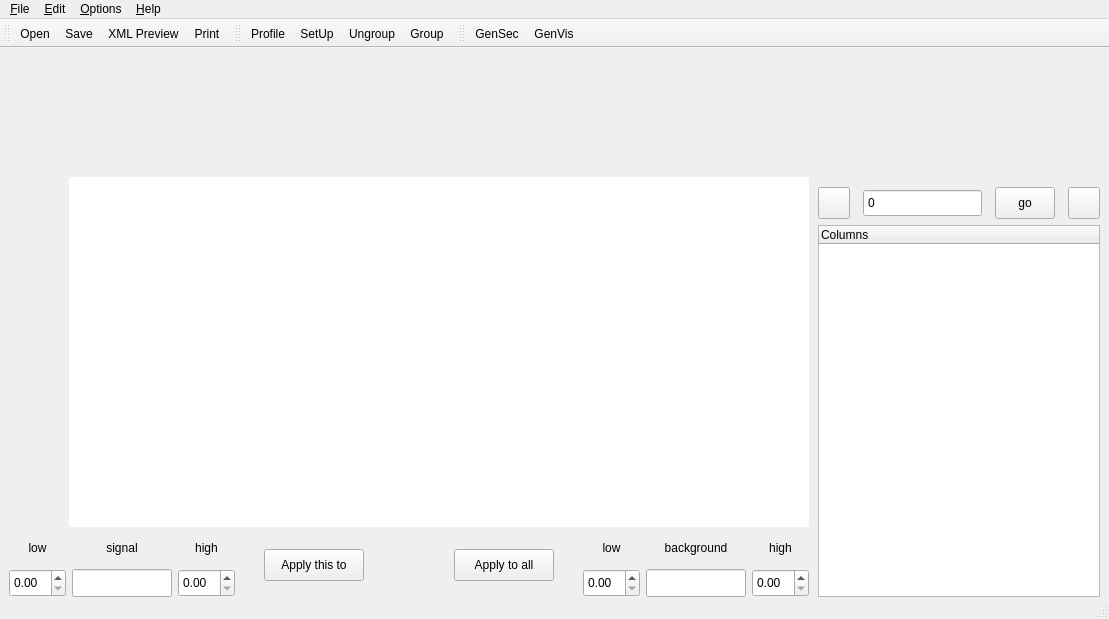
<?xml version="1.0" encoding="UTF-8"?>
<ui version="4.0">
 <class>main_window</class>
 <widget class="QMainWindow" name="main_window">
  <property name="geometry">
   <rect>
    <x>0</x>
    <y>0</y>
    <width>1109</width>
    <height>619</height>
   </rect>
  </property>
  <property name="windowTitle">
   <string>GenRep</string>
  </property>
  <property name="windowIcon">
   <iconset resource="../../img/img.qrc">
    <normaloff>:/resources/img/logos/genrep.svg</normaloff>:/resources/img/logos/genrep.svg</iconset>
  </property>
  <widget class="QWidget" name="central_widget">
   <layout class="QGridLayout" name="gridLayout">
    <property name="leftMargin">
     <number>0</number>
    </property>
    <property name="topMargin">
     <number>0</number>
    </property>
    <property name="rightMargin">
     <number>0</number>
    </property>
    <property name="bottomMargin">
     <number>0</number>
    </property>
    <property name="spacing">
     <number>0</number>
    </property>
    <item row="0" column="0">
     <widget class="QTabWidget" name="tab_widget">
      <property name="tabShape">
       <enum>QTabWidget::Rounded</enum>
      </property>
      <property name="currentIndex">
       <number>-1</number>
      </property>
      <property name="elideMode">
       <enum>Qt::ElideRight</enum>
      </property>
      <property name="documentMode">
       <bool>true</bool>
      </property>
      <property name="tabsClosable">
       <bool>true</bool>
      </property>
      <property name="movable">
       <bool>true</bool>
      </property>
      <property name="tabBarAutoHide">
       <bool>false</bool>
      </property>
     </widget>
    </item>
    <item row="1" column="0">
     <widget class="QWidget" name="animation_area" native="true">
      <layout class="QVBoxLayout" name="verticalLayout_2">
       <property name="spacing">
        <number>0</number>
       </property>
       <property name="leftMargin">
        <number>0</number>
       </property>
       <property name="topMargin">
        <number>0</number>
       </property>
       <property name="rightMargin">
        <number>0</number>
       </property>
       <property name="bottomMargin">
        <number>0</number>
       </property>
       <item>
        <widget class="QLabel" name="animation_handler">
         <property name="maximumSize">
          <size>
           <width>100000</width>
           <height>16</height>
          </size>
         </property>
         <property name="cursor">
          <cursorShape>ClosedHandCursor</cursorShape>
         </property>
         <property name="toolTip">
          <string>Double click to Show/Hide Plot</string>
         </property>
         <property name="statusTip">
          <string>Show/Hide Plot</string>
         </property>
         <property name="text">
          <string/>
         </property>
        </widget>
       </item>
       <item>
        <widget class="QWidget" name="conainer" native="true">
         <layout class="QHBoxLayout" name="horizontalLayout_2">
          <property name="spacing">
           <number>0</number>
          </property>
          <property name="leftMargin">
           <number>0</number>
          </property>
          <property name="topMargin">
           <number>0</number>
          </property>
          <property name="rightMargin">
           <number>0</number>
          </property>
          <property name="bottomMargin">
           <number>0</number>
          </property>
          <item>
           <widget class="QWidget" name="left_area" native="true">
            <property name="minimumSize">
             <size>
              <width>0</width>
              <height>0</height>
             </size>
            </property>
            <layout class="QVBoxLayout" name="verticalLayout_10">
             <property name="topMargin">
              <number>0</number>
             </property>
             <property name="rightMargin">
              <number>0</number>
             </property>
             <property name="bottomMargin">
              <number>0</number>
             </property>
             <item>
              <widget class="QWidget" name="plot_and_tool_bar_area" native="true">
               <property name="sizePolicy">
                <sizepolicy hsizetype="Preferred" vsizetype="Expanding">
                 <horstretch>0</horstretch>
                 <verstretch>0</verstretch>
                </sizepolicy>
               </property>
               <layout class="QHBoxLayout" name="horizontalLayout">
                <property name="spacing">
                 <number>0</number>
                </property>
                <property name="leftMargin">
                 <number>0</number>
                </property>
                <property name="topMargin">
                 <number>0</number>
                </property>
                <property name="rightMargin">
                 <number>0</number>
                </property>
                <property name="bottomMargin">
                 <number>0</number>
                </property>
                <item>
                 <widget class="QWidget" name="tool_bar_area" native="true">
                  <property name="minimumSize">
                   <size>
                    <width>60</width>
                    <height>0</height>
                   </size>
                  </property>
                  <property name="maximumSize">
                   <size>
                    <width>60</width>
                    <height>16777215</height>
                   </size>
                  </property>
                  <layout class="QVBoxLayout" name="verticalLayout"/>
                 </widget>
                </item>
                <item>
                 <widget class="PlotWidget" name="plot_area">
                  <property name="minimumSize">
                   <size>
                    <width>0</width>
                    <height>350</height>
                   </size>
                  </property>
                  <property name="frameShape">
                   <enum>QFrame::NoFrame</enum>
                  </property>
                  <property name="frameShadow">
                   <enum>QFrame::Plain</enum>
                  </property>
                  <property name="lineWidth">
                   <number>0</number>
                  </property>
                 </widget>
                </item>
               </layout>
              </widget>
             </item>
             <item>
              <layout class="QHBoxLayout" name="indicators">
               <property name="spacing">
                <number>6</number>
               </property>
               <property name="sizeConstraint">
                <enum>QLayout::SetDefaultConstraint</enum>
               </property>
               <item>
                <layout class="QHBoxLayout" name="signal_indicators">
                 <item>
                  <layout class="QVBoxLayout" name="signal_low_indicator">
                   <item>
                    <widget class="QLabel" name="signal_low_label">
                     <property name="minimumSize">
                      <size>
                       <width>0</width>
                       <height>30</height>
                      </size>
                     </property>
                     <property name="maximumSize">
                      <size>
                       <width>16777215</width>
                       <height>30</height>
                      </size>
                     </property>
                     <property name="text">
                      <string>low</string>
                     </property>
                     <property name="alignment">
                      <set>Qt::AlignCenter</set>
                     </property>
                    </widget>
                   </item>
                   <item>
                    <widget class="ValuesSpinBox" name="signal_low">
                     <property name="minimumSize">
                      <size>
                       <width>0</width>
                       <height>28</height>
                      </size>
                     </property>
                     <property name="toolTip">
                      <string>Low channel to signal area</string>
                     </property>
                     <property name="statusTip">
                      <string>Low channel to signal area</string>
                     </property>
                    </widget>
                   </item>
                  </layout>
                 </item>
                 <item>
                  <layout class="QVBoxLayout" name="signal_indicator">
                   <item>
                    <widget class="QLabel" name="signal_label">
                     <property name="minimumSize">
                      <size>
                       <width>0</width>
                       <height>30</height>
                      </size>
                     </property>
                     <property name="maximumSize">
                      <size>
                       <width>16777215</width>
                       <height>30</height>
                      </size>
                     </property>
                     <property name="text">
                      <string>signal</string>
                     </property>
                     <property name="alignment">
                      <set>Qt::AlignCenter</set>
                     </property>
                    </widget>
                   </item>
                   <item>
                    <widget class="QLineEdit" name="signal">
                     <property name="minimumSize">
                      <size>
                       <width>100</width>
                       <height>28</height>
                      </size>
                     </property>
                     <property name="maximumSize">
                      <size>
                       <width>100</width>
                       <height>16777215</height>
                      </size>
                     </property>
                     <property name="toolTip">
                      <string>Count of signal area</string>
                     </property>
                     <property name="statusTip">
                      <string>Count of signal area</string>
                     </property>
                     <property name="readOnly">
                      <bool>true</bool>
                     </property>
                    </widget>
                   </item>
                  </layout>
                 </item>
                 <item>
                  <layout class="QVBoxLayout" name="signal_high_indicator">
                   <item>
                    <widget class="QLabel" name="signal_high_label">
                     <property name="minimumSize">
                      <size>
                       <width>0</width>
                       <height>30</height>
                      </size>
                     </property>
                     <property name="maximumSize">
                      <size>
                       <width>16777215</width>
                       <height>30</height>
                      </size>
                     </property>
                     <property name="text">
                      <string>high</string>
                     </property>
                     <property name="alignment">
                      <set>Qt::AlignCenter</set>
                     </property>
                    </widget>
                   </item>
                   <item>
                    <widget class="ValuesSpinBox" name="signal_high">
                     <property name="minimumSize">
                      <size>
                       <width>0</width>
                       <height>28</height>
                      </size>
                     </property>
                     <property name="toolTip">
                      <string>High channel to signal area</string>
                     </property>
                     <property name="statusTip">
                      <string>High channel to signal area</string>
                     </property>
                    </widget>
                   </item>
                  </layout>
                 </item>
                </layout>
               </item>
               <item>
                <spacer name="horizontal_spacer_1">
                 <property name="orientation">
                  <enum>Qt::Horizontal</enum>
                 </property>
                 <property name="sizeHint" stdset="0">
                  <size>
                   <width>50</width>
                   <height>20</height>
                  </size>
                 </property>
                </spacer>
               </item>
               <item>
                <layout class="QHBoxLayout" name="plot_apply_buttons_area">
                 <item>
                  <widget class="QPushButton" name="apply_to">
                   <property name="minimumSize">
                    <size>
                     <width>100</width>
                     <height>32</height>
                    </size>
                   </property>
                   <property name="text">
                    <string>Apply this to</string>
                   </property>
                  </widget>
                 </item>
                 <item>
                  <spacer name="horizontal_spacer">
                   <property name="orientation">
                    <enum>Qt::Horizontal</enum>
                   </property>
                   <property name="sizeHint" stdset="0">
                    <size>
                     <width>110</width>
                     <height>20</height>
                    </size>
                   </property>
                  </spacer>
                 </item>
                 <item>
                  <widget class="QPushButton" name="apply_all">
                   <property name="minimumSize">
                    <size>
                     <width>100</width>
                     <height>32</height>
                    </size>
                   </property>
                   <property name="text">
                    <string>Apply to all</string>
                   </property>
                  </widget>
                 </item>
                </layout>
               </item>
               <item>
                <spacer name="horizontal_spacer_2">
                 <property name="orientation">
                  <enum>Qt::Horizontal</enum>
                 </property>
                 <property name="sizeHint" stdset="0">
                  <size>
                   <width>50</width>
                   <height>20</height>
                  </size>
                 </property>
                </spacer>
               </item>
               <item>
                <layout class="QHBoxLayout" name="background_indicators">
                 <item>
                  <layout class="QVBoxLayout" name="background_low_indicator">
                   <item>
                    <widget class="QLabel" name="background_low_label">
                     <property name="minimumSize">
                      <size>
                       <width>0</width>
                       <height>30</height>
                      </size>
                     </property>
                     <property name="maximumSize">
                      <size>
                       <width>16777215</width>
                       <height>30</height>
                      </size>
                     </property>
                     <property name="text">
                      <string>low</string>
                     </property>
                     <property name="alignment">
                      <set>Qt::AlignCenter</set>
                     </property>
                    </widget>
                   </item>
                   <item>
                    <widget class="ValuesSpinBox" name="background_low">
                     <property name="minimumSize">
                      <size>
                       <width>0</width>
                       <height>28</height>
                      </size>
                     </property>
                     <property name="toolTip">
                      <string>Low channel to background area</string>
                     </property>
                     <property name="statusTip">
                      <string>Low channel to background area</string>
                     </property>
                    </widget>
                   </item>
                  </layout>
                 </item>
                 <item>
                  <layout class="QVBoxLayout" name="background_indicator">
                   <item>
                    <widget class="QLabel" name="background_label">
                     <property name="minimumSize">
                      <size>
                       <width>0</width>
                       <height>30</height>
                      </size>
                     </property>
                     <property name="maximumSize">
                      <size>
                       <width>16777215</width>
                       <height>30</height>
                      </size>
                     </property>
                     <property name="text">
                      <string>background</string>
                     </property>
                     <property name="alignment">
                      <set>Qt::AlignCenter</set>
                     </property>
                    </widget>
                   </item>
                   <item>
                    <widget class="QLineEdit" name="background">
                     <property name="minimumSize">
                      <size>
                       <width>100</width>
                       <height>28</height>
                      </size>
                     </property>
                     <property name="maximumSize">
                      <size>
                       <width>100</width>
                       <height>16777215</height>
                      </size>
                     </property>
                     <property name="toolTip">
                      <string>Count of background area</string>
                     </property>
                     <property name="statusTip">
                      <string>Count of background area</string>
                     </property>
                     <property name="readOnly">
                      <bool>true</bool>
                     </property>
                    </widget>
                   </item>
                  </layout>
                 </item>
                 <item>
                  <layout class="QVBoxLayout" name="background_high_indicator">
                   <item>
                    <widget class="QLabel" name="background_high_label">
                     <property name="minimumSize">
                      <size>
                       <width>0</width>
                       <height>30</height>
                      </size>
                     </property>
                     <property name="maximumSize">
                      <size>
                       <width>16777215</width>
                       <height>30</height>
                      </size>
                     </property>
                     <property name="text">
                      <string>high</string>
                     </property>
                     <property name="alignment">
                      <set>Qt::AlignCenter</set>
                     </property>
                    </widget>
                   </item>
                   <item>
                    <widget class="ValuesSpinBox" name="background_high">
                     <property name="minimumSize">
                      <size>
                       <width>0</width>
                       <height>28</height>
                      </size>
                     </property>
                     <property name="toolTip">
                      <string>High channel to background area</string>
                     </property>
                     <property name="statusTip">
                      <string>High channel to background area</string>
                     </property>
                    </widget>
                   </item>
                  </layout>
                 </item>
                </layout>
               </item>
              </layout>
             </item>
            </layout>
           </widget>
          </item>
          <item>
           <widget class="QWidget" name="right_area" native="true">
            <property name="minimumSize">
             <size>
              <width>300</width>
              <height>0</height>
             </size>
            </property>
            <property name="maximumSize">
             <size>
              <width>300</width>
              <height>16777215</height>
             </size>
            </property>
            <layout class="QVBoxLayout" name="verticalLayout_11">
             <property name="topMargin">
              <number>10</number>
             </property>
             <property name="bottomMargin">
              <number>0</number>
             </property>
             <item>
              <layout class="QHBoxLayout" name="current_row_handlers">
               <property name="spacing">
                <number>13</number>
               </property>
               <item>
                <widget class="QToolButton" name="tool_button_previous">
                 <property name="minimumSize">
                  <size>
                   <width>0</width>
                   <height>32</height>
                  </size>
                 </property>
                 <property name="toolTip">
                  <string>Previous</string>
                 </property>
                 <property name="statusTip">
                  <string>Go to the previous sample.</string>
                 </property>
                 <property name="text">
                  <string/>
                 </property>
                 <property name="icon">
                  <iconset resource="../../img/img.qrc">
                   <normaloff>:/resources/img/icons/arrow_left.svg</normaloff>:/resources/img/icons/arrow_left.svg</iconset>
                 </property>
                 <property name="iconSize">
                  <size>
                   <width>24</width>
                   <height>24</height>
                  </size>
                 </property>
                </widget>
               </item>
               <item>
                <widget class="QSpinBox" name="current_row">
                 <property name="minimumSize">
                  <size>
                   <width>0</width>
                   <height>28</height>
                  </size>
                 </property>
                 <property name="toolTip">
                  <string>Current sample</string>
                 </property>
                 <property name="statusTip">
                  <string>Current sample</string>
                 </property>
                 <property name="buttonSymbols">
                  <enum>QAbstractSpinBox::NoButtons</enum>
                 </property>
                </widget>
               </item>
               <item>
                <widget class="QPushButton" name="push_button_go">
                 <property name="minimumSize">
                  <size>
                   <width>60</width>
                   <height>32</height>
                  </size>
                 </property>
                 <property name="maximumSize">
                  <size>
                   <width>40</width>
                   <height>16777215</height>
                  </size>
                 </property>
                 <property name="toolTip">
                  <string>Go</string>
                 </property>
                 <property name="statusTip">
                  <string>Go to the selected sample.</string>
                 </property>
                 <property name="styleSheet">
                  <string notr="true">text-align:center;</string>
                 </property>
                 <property name="text">
                  <string>go</string>
                 </property>
                </widget>
               </item>
               <item>
                <widget class="QToolButton" name="tool_button_next">
                 <property name="minimumSize">
                  <size>
                   <width>0</width>
                   <height>32</height>
                  </size>
                 </property>
                 <property name="toolTip">
                  <string>Next</string>
                 </property>
                 <property name="statusTip">
                  <string>Go to the next sample.</string>
                 </property>
                 <property name="text">
                  <string/>
                 </property>
                 <property name="icon">
                  <iconset resource="../../img/img.qrc">
                   <normaloff>:/resources/img/icons/arrow_right.svg</normaloff>:/resources/img/icons/arrow_right.svg</iconset>
                 </property>
                 <property name="iconSize">
                  <size>
                   <width>24</width>
                   <height>24</height>
                  </size>
                 </property>
                </widget>
               </item>
              </layout>
             </item>
             <item>
              <widget class="QTreeWidget" name="columns_list">
               <property name="focusPolicy">
                <enum>Qt::ClickFocus</enum>
               </property>
               <property name="tabKeyNavigation">
                <bool>true</bool>
               </property>
               <column>
                <property name="text">
                 <string>Columns</string>
                </property>
               </column>
              </widget>
             </item>
            </layout>
            <zorder></zorder>
            <zorder>columns_list</zorder>
           </widget>
          </item>
         </layout>
        </widget>
       </item>
      </layout>
     </widget>
    </item>
   </layout>
  </widget>
  <widget class="QMenuBar" name="menubar">
   <property name="geometry">
    <rect>
     <x>0</x>
     <y>0</y>
     <width>1109</width>
     <height>19</height>
    </rect>
   </property>
   <widget class="QMenu" name="menu_file">
    <property name="title">
     <string>&amp;File</string>
    </property>
    <widget class="QMenu" name="menu_recent_files">
     <property name="title">
      <string>&amp;Recent Files</string>
     </property>
     <property name="icon">
      <iconset resource="../../img/img.qrc">
       <normaloff>:/resources/img/icons/open_recent.svg</normaloff>:/resources/img/icons/open_recent.svg</iconset>
     </property>
    </widget>
    <addaction name="action_open"/>
    <addaction name="menu_recent_files"/>
    <addaction name="separator"/>
    <addaction name="action_save"/>
    <addaction name="action_save_as"/>
    <addaction name="action_save_all"/>
    <addaction name="separator"/>
    <addaction name="action_print"/>
    <addaction name="separator"/>
    <addaction name="action_close"/>
    <addaction name="action_quit"/>
   </widget>
   <widget class="QMenu" name="menu_edit">
    <property name="title">
     <string>&amp;Edit</string>
    </property>
    <addaction name="action_undo"/>
    <addaction name="action_redo"/>
    <addaction name="separator"/>
    <addaction name="action_group"/>
    <addaction name="action_ungroup"/>
    <addaction name="action_association_by_criteria"/>
    <addaction name="action_ungroup_all"/>
    <addaction name="separator"/>
    <addaction name="action_profile"/>
   </widget>
   <widget class="QMenu" name="menu_options">
    <property name="title">
     <string>&amp;Options</string>
    </property>
    <addaction name="action_setup"/>
    <addaction name="action_association_colors"/>
    <addaction name="separator"/>
    <addaction name="action_preview"/>
    <addaction name="separator"/>
    <addaction name="action_settings"/>
   </widget>
   <widget class="QMenu" name="menu_help">
    <property name="title">
     <string>&amp;Help</string>
    </property>
    <addaction name="action_help"/>
    <addaction name="separator"/>
    <addaction name="action_about_genrep"/>
    <addaction name="action_about"/>
   </widget>
   <addaction name="menu_file"/>
   <addaction name="menu_edit"/>
   <addaction name="menu_options"/>
   <addaction name="menu_help"/>
  </widget>
  <widget class="QStatusBar" name="statusbar"/>
  <widget class="QToolBar" name="standart_toolbar">
   <property name="windowTitle">
    <string>Standard Bar</string>
   </property>
   <attribute name="toolBarArea">
    <enum>TopToolBarArea</enum>
   </attribute>
   <attribute name="toolBarBreak">
    <bool>false</bool>
   </attribute>
   <addaction name="action_open"/>
   <addaction name="action_save"/>
   <addaction name="action_preview"/>
   <addaction name="action_print"/>
  </widget>
  <widget class="QToolBar" name="tools_toolbar">
   <property name="windowTitle">
    <string>Tools Bar</string>
   </property>
   <attribute name="toolBarArea">
    <enum>TopToolBarArea</enum>
   </attribute>
   <attribute name="toolBarBreak">
    <bool>false</bool>
   </attribute>
   <addaction name="action_profile"/>
   <addaction name="action_setup"/>
   <addaction name="action_ungroup"/>
   <addaction name="action_group"/>
  </widget>
  <widget class="QToolBar" name="applications_toolbar">
   <property name="windowTitle">
    <string>Applications Bar</string>
   </property>
   <attribute name="toolBarArea">
    <enum>TopToolBarArea</enum>
   </attribute>
   <attribute name="toolBarBreak">
    <bool>false</bool>
   </attribute>
   <addaction name="action_exec_gensec"/>
   <addaction name="action_exec_genvis"/>
  </widget>
  <action name="action_new">
   <property name="icon">
    <iconset resource="../../img/img.qrc">
     <normaloff>:/resources/img/icons/new.svg</normaloff>:/resources/img/icons/new.svg</iconset>
   </property>
   <property name="text">
    <string>&amp;New</string>
   </property>
   <property name="statusTip">
    <string>Create a new file.</string>
   </property>
   <property name="shortcut">
    <string>Ctrl+N</string>
   </property>
  </action>
  <action name="action_open">
   <property name="icon">
    <iconset resource="../../img/img.qrc">
     <normaloff>:/resources/img/icons/open.svg</normaloff>:/resources/img/icons/open.svg</iconset>
   </property>
   <property name="text">
    <string>&amp;Open</string>
   </property>
   <property name="statusTip">
    <string>Open an existing file.</string>
   </property>
   <property name="shortcut">
    <string>Ctrl+O</string>
   </property>
  </action>
  <action name="action_save">
   <property name="icon">
    <iconset resource="../../img/img.qrc">
     <normaloff>:/resources/img/icons/save.svg</normaloff>:/resources/img/icons/save.svg</iconset>
   </property>
   <property name="text">
    <string>&amp;Save</string>
   </property>
   <property name="statusTip">
    <string>Save the current document on disk.</string>
   </property>
   <property name="shortcut">
    <string>Ctrl+S</string>
   </property>
  </action>
  <action name="action_save_as">
   <property name="icon">
    <iconset resource="../../img/img.qrc">
     <normaloff>:/resources/img/icons/save_as.svg</normaloff>:/resources/img/icons/save_as.svg</iconset>
   </property>
   <property name="text">
    <string>Save &amp;As</string>
   </property>
   <property name="statusTip">
    <string>Save the current document under a new name.</string>
   </property>
   <property name="shortcut">
    <string>Ctrl+Shift+S</string>
   </property>
  </action>
  <action name="action_save_all">
   <property name="icon">
    <iconset resource="../../img/img.qrc">
     <normaloff>:/resources/img/icons/save_all.svg</normaloff>:/resources/img/icons/save_all.svg</iconset>
   </property>
   <property name="text">
    <string>Save A&amp;ll</string>
   </property>
   <property name="statusTip">
    <string>Save all documents on disk.</string>
   </property>
  </action>
  <action name="action_print">
   <property name="icon">
    <iconset resource="../../img/img.qrc">
     <normaloff>:/resources/img/icons/print.svg</normaloff>:/resources/img/icons/print.svg</iconset>
   </property>
   <property name="text">
    <string>&amp;Print</string>
   </property>
   <property name="statusTip">
    <string>Print the current table.</string>
   </property>
   <property name="shortcut">
    <string>Ctrl+P</string>
   </property>
  </action>
  <action name="action_cut">
   <property name="icon">
    <iconset resource="../../img/img.qrc">
     <normaloff>:/resources/img/icons/cut.svg</normaloff>:/resources/img/icons/cut.svg</iconset>
   </property>
   <property name="text">
    <string>C&amp;ut</string>
   </property>
   <property name="statusTip">
    <string>Cut the current selection content to the clipboard.</string>
   </property>
   <property name="shortcut">
    <string>Ctrl+X</string>
   </property>
  </action>
  <action name="action_copy">
   <property name="icon">
    <iconset resource="../../img/img.qrc">
     <normaloff>:/resources/img/icons/copy.svg</normaloff>:/resources/img/icons/copy.svg</iconset>
   </property>
   <property name="text">
    <string>&amp;Copy</string>
   </property>
   <property name="statusTip">
    <string>Copy the current selection content to the clipboard.</string>
   </property>
   <property name="shortcut">
    <string>Ctrl+C</string>
   </property>
  </action>
  <action name="action_paste">
   <property name="icon">
    <iconset resource="../../img/img.qrc">
     <normaloff>:/resources/img/icons/paste.svg</normaloff>:/resources/img/icons/paste.svg</iconset>
   </property>
   <property name="text">
    <string>&amp;Paste</string>
   </property>
   <property name="statusTip">
    <string>Paste the clipboard content into the current selection.</string>
   </property>
   <property name="shortcut">
    <string>Ctrl+V</string>
   </property>
  </action>
  <action name="action_help">
   <property name="icon">
    <iconset resource="../../img/img.qrc">
     <normaloff>:/resources/img/icons/help.svg</normaloff>:/resources/img/icons/help.svg</iconset>
   </property>
   <property name="text">
    <string>&amp;Help</string>
   </property>
   <property name="shortcut">
    <string>F1</string>
   </property>
  </action>
  <action name="action_about">
   <property name="icon">
    <iconset resource="../../img/img.qrc">
     <normaloff>:/resources/img/icons/about.svg</normaloff>:/resources/img/icons/about.svg</iconset>
   </property>
   <property name="text">
    <string>About &amp;Sequence-ToolKit</string>
   </property>
  </action>
  <action name="action_delete">
   <property name="icon">
    <iconset resource="../../img/img.qrc">
     <normaloff>:/resources/img/icons/delete.svg</normaloff>:/resources/img/icons/delete.svg</iconset>
   </property>
   <property name="text">
    <string>&amp;Delete</string>
   </property>
   <property name="statusTip">
    <string>Remove the current selection.</string>
   </property>
   <property name="shortcut">
    <string>Del</string>
   </property>
  </action>
  <action name="action_quit">
   <property name="icon">
    <iconset resource="../../img/img.qrc">
     <normaloff>:/resources/img/icons/quit.svg</normaloff>:/resources/img/icons/quit.svg</iconset>
   </property>
   <property name="text">
    <string>&amp;Quit</string>
   </property>
   <property name="statusTip">
    <string>Close all tabs and quit the application.</string>
   </property>
   <property name="shortcut">
    <string>Ctrl+Q</string>
   </property>
  </action>
  <action name="action_close">
   <property name="icon">
    <iconset resource="../../img/img.qrc">
     <normaloff>:/resources/img/icons/close.svg</normaloff>:/resources/img/icons/close.svg</iconset>
   </property>
   <property name="text">
    <string>&amp;Close</string>
   </property>
   <property name="statusTip">
    <string>Close the current tab.</string>
   </property>
   <property name="shortcut">
    <string>Ctrl+W</string>
   </property>
  </action>
  <action name="action_about_genrep">
   <property name="icon">
    <iconset resource="../../img/img.qrc">
     <normaloff>:/resources/img/icons/about_variant.svg</normaloff>:/resources/img/icons/about_variant.svg</iconset>
   </property>
   <property name="text">
    <string>About &amp;GenRep</string>
   </property>
  </action>
  <action name="action_setup">
   <property name="icon">
    <iconset resource="../../img/img.qrc">
     <normaloff>:/resources/img/icons/setup.svg</normaloff>:/resources/img/icons/setup.svg</iconset>
   </property>
   <property name="text">
    <string>Set&amp;Up</string>
   </property>
   <property name="statusTip">
    <string>Defines how are to be displayed the results.</string>
   </property>
   <property name="shortcut">
    <string>Ctrl+T</string>
   </property>
  </action>
  <action name="action_profile">
   <property name="icon">
    <iconset resource="../../img/img.qrc">
     <normaloff>:/resources/img/icons/profile.svg</normaloff>:/resources/img/icons/profile.svg</iconset>
   </property>
   <property name="text">
    <string>Pro&amp;file</string>
   </property>
   <property name="statusTip">
    <string>Define the parameters to report.</string>
   </property>
   <property name="shortcut">
    <string/>
   </property>
  </action>
  <action name="action_association_by_criteria">
   <property name="icon">
    <iconset resource="../../img/img.qrc">
     <normaloff>:/resources/img/icons/association_by_criteria.svg</normaloff>:/resources/img/icons/association_by_criteria.svg</iconset>
   </property>
   <property name="text">
    <string>&amp;Association by Criteria</string>
   </property>
   <property name="toolTip">
    <string>Association by Criteria</string>
   </property>
   <property name="statusTip">
    <string>Define the associated processes to a measurement using a criteria.</string>
   </property>
   <property name="shortcut">
    <string>Ctrl+A</string>
   </property>
  </action>
  <action name="action_group">
   <property name="icon">
    <iconset resource="../../img/img.qrc">
     <normaloff>:/resources/img/icons/group.svg</normaloff>:/resources/img/icons/group.svg</iconset>
   </property>
   <property name="text">
    <string>&amp;Group</string>
   </property>
   <property name="statusTip">
    <string>Define the associated processes to a measurement.</string>
   </property>
   <property name="shortcut">
    <string>Ctrl+G</string>
   </property>
  </action>
  <action name="action_ungroup">
   <property name="icon">
    <iconset resource="../../img/img.qrc">
     <normaloff>:/resources/img/icons/ungroup.svg</normaloff>:/resources/img/icons/ungroup.svg</iconset>
   </property>
   <property name="text">
    <string>U&amp;ngroup</string>
   </property>
   <property name="statusTip">
    <string>Ungroup the associated processes.</string>
   </property>
   <property name="shortcut">
    <string>Ctrl+Shift+G</string>
   </property>
  </action>
  <action name="action_ungroup_all">
   <property name="icon">
    <iconset resource="../../img/img.qrc">
     <normaloff>:/resources/img/icons/ungroup_all.svg</normaloff>:/resources/img/icons/ungroup_all.svg</iconset>
   </property>
   <property name="text">
    <string>Ungroup &amp;All</string>
   </property>
   <property name="statusTip">
    <string>Ungroup all the associated processes.</string>
   </property>
  </action>
  <action name="action_settings">
   <property name="icon">
    <iconset resource="../../img/img.qrc">
     <normaloff>:/resources/img/icons/settings.svg</normaloff>:/resources/img/icons/settings.svg</iconset>
   </property>
   <property name="text">
    <string>&amp;Settings</string>
   </property>
  </action>
  <action name="action_exec_gensec">
   <property name="icon">
    <iconset resource="../../img/img.qrc">
     <normaloff>:/resources/img/logos/gensec.svg</normaloff>:/resources/img/logos/gensec.svg</iconset>
   </property>
   <property name="text">
    <string>GenSec</string>
   </property>
   <property name="toolTip">
    <string>Open Sequence Generator</string>
   </property>
  </action>
  <action name="action_undo">
   <property name="icon">
    <iconset resource="../../img/img.qrc">
     <normaloff>:/resources/img/icons/undo.svg</normaloff>:/resources/img/icons/undo.svg</iconset>
   </property>
   <property name="text">
    <string>Undo</string>
   </property>
   <property name="shortcut">
    <string>Ctrl+Z</string>
   </property>
  </action>
  <action name="action_redo">
   <property name="icon">
    <iconset resource="../../img/img.qrc">
     <normaloff>:/resources/img/icons/redo.svg</normaloff>:/resources/img/icons/redo.svg</iconset>
   </property>
   <property name="text">
    <string>Redo</string>
   </property>
   <property name="shortcut">
    <string>Ctrl+Shift+Z</string>
   </property>
  </action>
  <action name="action_association_colors">
   <property name="icon">
    <iconset resource="../../img/img.qrc">
     <normaloff>:/resources/img/icons/colors.svg</normaloff>:/resources/img/icons/colors.svg</iconset>
   </property>
   <property name="text">
    <string>Association Colors</string>
   </property>
  </action>
  <action name="action_preview">
   <property name="icon">
    <iconset resource="../../img/img.qrc">
     <normaloff>:/resources/img/icons/xml_preview.svg</normaloff>:/resources/img/icons/xml_preview.svg</iconset>
   </property>
   <property name="text">
    <string>XML &amp;Preview</string>
   </property>
   <property name="statusTip">
    <string>Open a preview of the xml file.</string>
   </property>
   <property name="shortcut">
    <string>Ctrl+U</string>
   </property>
  </action>
  <action name="action_exec_genvis">
   <property name="icon">
    <iconset resource="../../img/img.qrc">
     <normaloff>:/resources/img/logos/genvis.svg</normaloff>:/resources/img/logos/genvis.svg</iconset>
   </property>
   <property name="text">
    <string>GenVis</string>
   </property>
   <property name="toolTip">
    <string>Open Report Analyzer</string>
   </property>
  </action>
 </widget>
 <customwidgets>
  <customwidget>
   <class>ValuesSpinBox</class>
   <extends>QDoubleSpinBox</extends>
   <header location="global">controller/widgets/values_spinbox.h</header>
  </customwidget>
  <customwidget>
   <class>PlotWidget</class>
   <extends>QGraphicsView</extends>
   <header location="global">controller/genrep/plot.h</header>
  </customwidget>
 </customwidgets>
 <resources>
  <include location="../../img/img.qrc"/>
 </resources>
 <connections/>
</ui>
